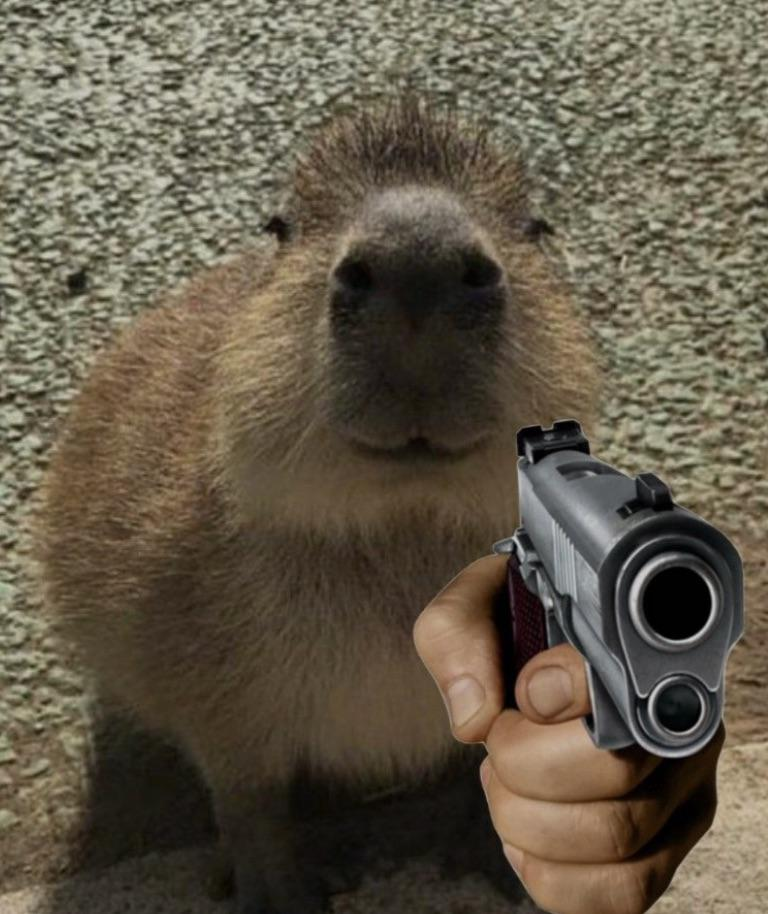
#> input picture data/raw/capybara.jpg, 768 x 914 px
$ jupyter execute --allow-errors steganography.ipynb
#> lines starting #> are read from the running program, lines starting #| are printed output that depends on the picture
[cell 1]
import numpy as np
import matplotlib.pyplot as plt

[cell 2]
I = plt.imread("../data/raw/capybara.jpg")
#> I is the input picture: shape (914, 768, 3); mean R, G, B 98.8, 90, 73.4
plt.imshow(I)
print(I.shape)
#| (914, 768, 3)
print(I.dtype)
#| uint8

[cell 3]
IRound = I - I%2

plt.subplot(121)
plt.imshow(I)
plt.subplot(122)
plt.imshow(IRound)
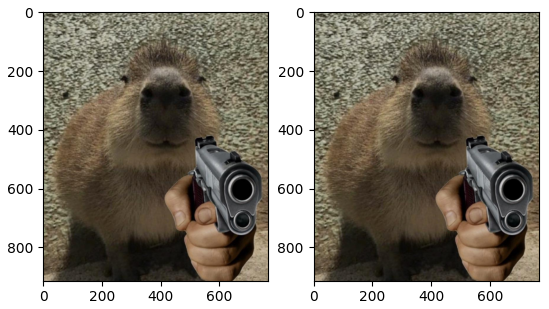
#> figure drawn by matplotlib, 2 panels

[cell 4]
plt.imshow(I[:, :, 0]%2, cmap='Reds')
plt.colorbar()
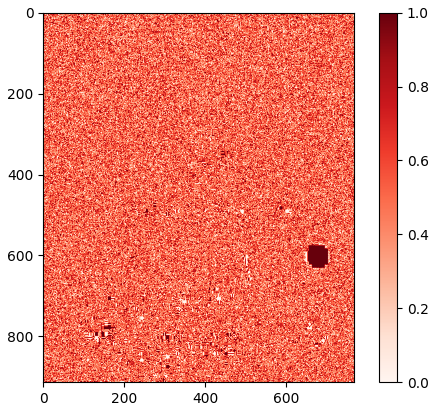
#> figure drawn by matplotlib, 2 panels

[cell 5]
def get_bin_char(c):
    """
    Return a list of 1's and 0's corresponding to the
    ASCII encoding of a character
    """
    x  = [int(x) for x in bin(ord(c))[2:]]
    x = [0]*(7-len(x)) + x
    return x

def get_bin_str(s):
    """
    Return a list of 1's and 0's corresponding to the
    ASCII encoding of a character or string
    """
#> called with s = 'Steganography'
    ret = []
    for c in s:
        ret += get_bin_char(c)
    ret += [0]*7 # Add on null terminator "\0"
    return ret

x = get_bin_str("Steganography")
print(x)

[cell 6]
def encode(I, s):
    """
    Hide the string s in its ASCII representation inside
    of the least significant bit of image I

    Parameters
    ----------
    I: ndarray(rows, cols, 3)
        Carrier image
    s: string
        Hidden message string
    """
#> called with s = 'Steganography'
    ## Step 1: Get the binary string to hide
    x = get_bin_str(s)
    x = x + [0]*7
    x = np.array(x, dtype=np.uint8)
    ## Step 2: Round down the image to nearest even
    IRound = I - I%2
    ## Step 3: Put the binary data in some systematic
    ## order in the image
    IRound = IRound.flatten()
    IRound[0:x.size] += x # Adding in hidden bits
    return np.reshape(IRound, I.shape)

IEnc = encode(I, "Steganography")
plt.imshow(IEnc)

[cell 7]
def decode(IEnc):
    places = np.array([2**(6-i) for i in range(7)])
    IDec = IEnc.flatten()
    i = 0
    still_reading = True
    s = ""
    while still_reading:
        c = IDec[i:i+7] % 2
        c = np.sum(places*c)
        if c == 0:
            still_reading = False
        else:
            s += chr(c)
        i += 7
#> this loop made 52 passes
#> (c, s) on passes 1 to 12: (99, 'c'), (124, 'c|'), (47, 'c|/'), (120, 'c|/x'), (115, 'c|/xs'), (45, 'c|/xs-'), (112, 'c|/xs-p'), (110, 'c|/xs-pn'), (120, 'c|/xs-pnx'), (110, 'c|/xs-pnxn'), (45, 'c|/xs-pnxn-'), (105, 'c|/xs-pnxn-i')
#> c on passes 41 to 46: 120, 110, 101, 110, 120, 59
#> after the loop, i = 364
    return s

I2 = encode(I, "c|/xs-pnxn-iikuap;eunben/;eb;ii;enfniieaxnenx;nb;bl")
print(decode(I2))
#| c|/xs-pnxn-iikuap;eunben/;eb;ii;enfniieaxnenx;nb;bl
